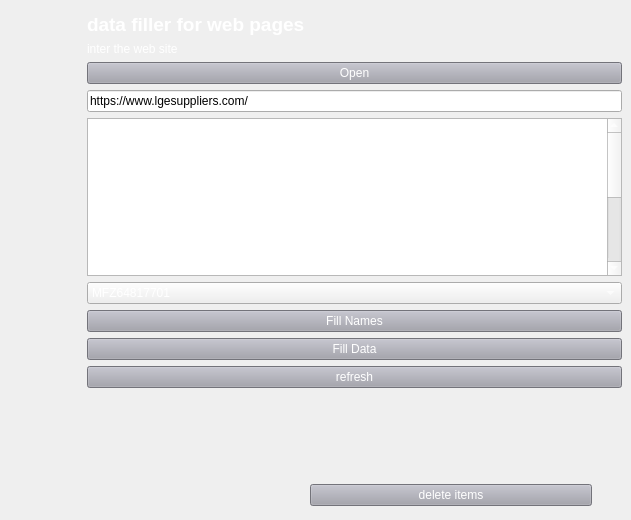
      <widget class="QWidget" name="tab_webSub_filler">
       <attribute name="title">
        <string>Tab 1</string>
       </attribute>
       <widget class="QWidget" name="formLayoutWidget">
        <property name="geometry">
         <rect>
          <x>81</x>
          <y>0</y>
          <width>541</width>
          <height>401</height>
         </rect>
        </property>
        <layout class="QFormLayout" name="formLayout_4">
         <item row="3" column="1">
          <widget class="QLabel" name="importFilesLabel">
           <property name="styleSheet">
            <string notr="true">color: rgb(255, 255, 255);
font: 12pt &quot;MS Shell Dlg 2&quot;;</string>
           </property>
           <property name="text">
            <string>&lt;html&gt;&lt;head/&gt;&lt;body&gt;&lt;p&gt;&lt;span style=&quot; font-size:14pt; font-weight:600; color:#ffffff;&quot;&gt;data filler for web pages&lt;/span&gt;&lt;/p&gt;&lt;/body&gt;&lt;/html&gt;</string>
           </property>
          </widget>
         </item>
         <item row="4" column="1">
          <widget class="QLabel" name="interTheWebSiteLabel">
           <property name="text">
            <string>&lt;html&gt;&lt;head/&gt;&lt;body&gt;&lt;p&gt;&lt;span style=&quot; color:#ffffff;&quot;&gt;inter the web site&lt;/span&gt;&lt;/p&gt;&lt;/body&gt;&lt;/html&gt;</string>
           </property>
          </widget>
         </item>
         <item row="5" column="1">
          <widget class="QPushButton" name="ButWebFilterOpensites">
           <property name="styleSheet">
            <string notr="true">background-color: rgb(161, 161, 171);
color: rgb(255, 255, 255);</string>
           </property>
           <property name="text">
            <string>Open</string>
           </property>
          </widget>
         </item>
         <item row="6" column="1">
          <widget class="QLineEdit" name="interTheWebSiteLineEdit">
           <property name="styleSheet">
            <string notr="true"/>
           </property>
           <property name="text">
            <string>https://www.lgesuppliers.com/</string>
           </property>
          </widget>
         </item>
         <item row="7" column="1">
          <widget class="QListWidget" name="listWebFilterLGItems">
           <property name="styleSheet">
            <string notr="true">color: rgb(255, 255, 255);</string>
           </property>
           <item>
            <property name="text">
             <string>LG43UJ63</string>
            </property>
           </item>
           <item>
            <property name="text">
             <string>LG49UJ63</string>
            </property>
           </item>
           <item>
            <property name="text">
             <string>LG55UK630</string>
            </property>
           </item>
           <item>
            <property name="text">
             <string>LGLG32LM55</string>
            </property>
           </item>
           <item>
            <property name="text">
             <string>LGLG43LM63</string>
            </property>
           </item>
           <item>
            <property name="text">
             <string>FRONT 43LM63</string>
            </property>
           </item>
           <item>
            <property name="text">
             <string>FRONT 43LM55</string>
            </property>
           </item>
           <item>
            <property name="text">
             <string>LG65UM73up&amp;down</string>
            </property>
           </item>
           <item>
            <property name="text">
             <string>LG65UM73LR</string>
            </property>
           </item>
           <item>
            <property name="text">
             <string>LG43UP77</string>
            </property>
           </item>
           <item>
            <property name="text">
             <string>LG65UP775Front</string>
            </property>
           </item>
           <item>
            <property name="text">
             <string>LG65UP77set</string>
            </property>
           </item>
           <item>
            <property name="text">
             <string>LG65UP81set</string>
            </property>
           </item>
           <item>
            <property name="text">
             <string>LG65UP81Side</string>
            </property>
           </item>
           <item>
            <property name="text">
             <string>LG75UP77FRONT</string>
            </property>
           </item>
           <item>
            <property name="text">
             <string>LG75UP77Set</string>
            </property>
           </item>
           <item>
            <property name="text">
             <string>LG75UP77Side</string>
            </property>
           </item>
           <item>
            <property name="text">
             <string>LG43UP81</string>
            </property>
           </item>
           <item>
            <property name="text">
             <string>LgWasherCover</string>
            </property>
           </item>
           <item>
            <property name="text">
             <string>LgWasherAngels</string>
            </property>
           </item>
           <item>
            <property name="text">
             <string>LgWasherBase</string>
            </property>
           </item>
           <item>
            <property name="text">
             <string>LgWasherBase_VIVACHE</string>
            </property>
           </item>
          </widget>
         </item>
         <item row="8" column="1">
          <widget class="QComboBox" name="importFilesComboBox">
           <property name="styleSheet">
            <string notr="true">color: rgb(255, 255, 255);</string>
           </property>
           <item>
            <property name="text">
             <string>MFZ64817701</string>
            </property>
           </item>
           <item>
            <property name="text">
             <string>MFZ65175601</string>
            </property>
           </item>
           <item>
            <property name="text">
             <string>MFZ65333701</string>
            </property>
           </item>
           <item>
            <property name="text">
             <string>MFZ65333801</string>
            </property>
           </item>
           <item>
            <property name="text">
             <string>MFZ65952201</string>
            </property>
           </item>
           <item>
            <property name="text">
             <string>MFZ65914801</string>
            </property>
           </item>
           <item>
            <property name="text">
             <string>MFZ65833401</string>
            </property>
           </item>
           <item>
            <property name="text">
             <string>MFZ66333001</string>
            </property>
           </item>
           <item>
            <property name="text">
             <string>mfz66236501</string>
            </property>
           </item>
           <item>
            <property name="text">
             <string>MFZ65262201</string>
            </property>
           </item>
           <item>
            <property name="text">
             <string>MFZ66151901</string>
            </property>
           </item>
           <item>
            <property name="text">
             <string>MFZ66236701</string>
            </property>
           </item>
           <item>
            <property name="text">
             <string>MFZ66236702</string>
            </property>
           </item>
           <item>
            <property name="text">
             <string>3920EZ2058A</string>
            </property>
           </item>
           <item>
            <property name="text">
             <string>3920FZ3114C</string>
            </property>
           </item>
           <item>
            <property name="text">
             <string>AGG76599801</string>
            </property>
           </item>
          </widget>
         </item>
         <item row="9" column="1">
          <widget class="QPushButton" name="ButWebFilterFIllNames">
           <property name="styleSheet">
            <string notr="true">background-color: rgb(161, 161, 171);
color: rgb(255, 255, 255);</string>
           </property>
           <property name="text">
            <string>Fill Names</string>
           </property>
          </widget>
         </item>
         <item row="10" column="1">
          <widget class="QPushButton" name="ButWebFilterFIllData">
           <property name="styleSheet">
            <string notr="true">background-color: rgb(161, 161, 171);
color: rgb(255, 255, 255);</string>
           </property>
           <property name="text">
            <string>Fill Data</string>
           </property>
          </widget>
         </item>
         <item row="14" column="1">
          <widget class="QPushButton" name="ButWebFilterRefresh">
           <property name="styleSheet">
            <string notr="true">background-color: rgb(161, 161, 171);
color: rgb(255, 255, 255);</string>
           </property>
           <property name="text">
            <string>refresh</string>
           </property>
          </widget>
         </item>
         <item row="15" column="1">
          <spacer name="verticalSpacer_2">
           <property name="orientation">
            <enum>Qt::Vertical</enum>
           </property>
           <property name="sizeHint" stdset="0">
            <size>
             <width>20</width>
             <height>40</height>
            </size>
           </property>
          </spacer>
         </item>
         <item row="0" column="1">
          <spacer name="verticalSpacer_6">
           <property name="orientation">
            <enum>Qt::Vertical</enum>
           </property>
           <property name="sizeHint" stdset="0">
            <size>
             <width>20</width>
             <height>40</height>
            </size>
           </property>
          </spacer>
         </item>
        </layout>
       </widget>
       <widget class="QWidget" name="horizontalLayoutWidget_2">
        <property name="geometry">
         <rect>
          <x>310</x>
          <y>480</y>
          <width>282</width>
          <height>31</height>
         </rect>
        </property>
        <layout class="QHBoxLayout" name="horizontalLayout">
         <item>
          <widget class="QPushButton" name="ButWebFillDeleteItem">
           <property name="styleSheet">
            <string notr="true">background-color: rgb(161, 161, 171);
selection-background-color: rgb(77, 145, 215);
font: 75 9pt &quot;MS Shell Dlg 2&quot;;
selection-background-color: rgb(85, 85, 255);
color: rgb(255, 255, 255);</string>
           </property>
           <property name="text">
            <string>delete items</string>
           </property>
          </widget>
         </item>
        </layout>
       </widget>
      </widget>
